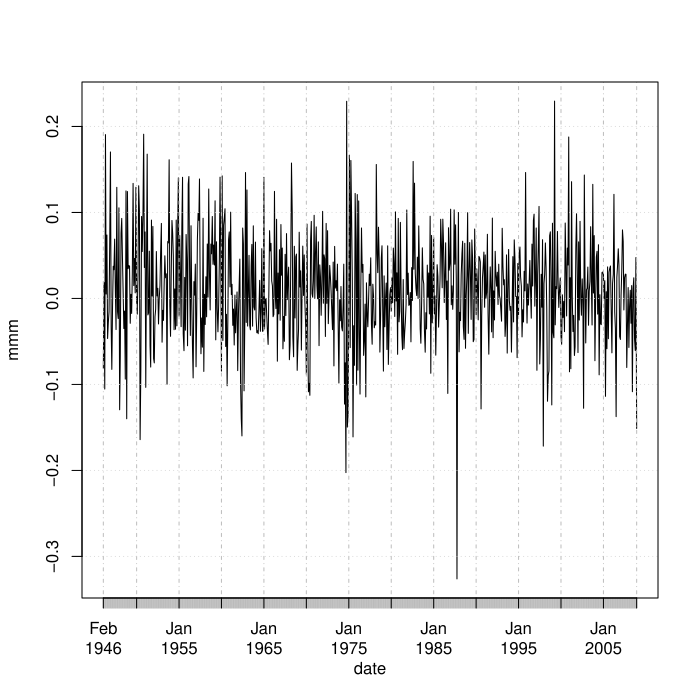

Generate this figure with R:
#
# Copyright (c) 2015 by Yuchao Zhao, Xiaoye Meng.
#
# This program is free software: you can redistribute it and/or modify
# it under the terms of the GNU General Public License as published by
# the Free Software Foundation, either version 3 of the License, or
# (at your option) any later version.
#
# This program is distributed in the hope that it will be useful,
# but WITHOUT ANY WARRANTY; without even the implied warranty of
# MERCHANTABILITY or FITNESS FOR A PARTICULAR PURPOSE.  See the
# GNU General Public License for more details.
#
# You should have received a copy of the GNU General Public License
# along with this program.  If not, see <http://www.gnu.org/licenses/>.
#

require(xts)
require(fGarch)
require(rugarch)

da = read.table("data/m-3m4608.txt", header = T)
mmm = log(1 + da[, 2])
plot(xts(mmm, order.by = as.Date(paste(substr(da[, 1], 1, 4), substr(da[, 1], 5, 6), substring(da[, 1], 7),
	sep = '-'))), type = 'l', main = '', xlab = 'date', ylab = 'mmm')
Box.test(mmm,     lag = 12, type = 'Ljung')
Box.test(mmm ^ 2, lag = 6,  type = 'Ljung')
Box.test(mmm ^ 2, lag = 12, type = 'Ljung')
pacf(mmm ^ 2)
m1 = garchFit(~ arma(0, 0) + garch(2, 0), data = mmm, trace = F)
summary(m1)
mmma = mmm[1:750]
m2 = garchFit(~ arma(0, 0) + garch(2, 0), data = mmma, trace = F)
summary(m2)
predict(m2, 5)
m3 = ugarchfit(ugarchspec(variance.model = list(model = "sGARCH", garchOrder = c(2, 0)),
	mean.model = list(armaOrder = c(0, 0), archm = T)), mmm)
show(m3)
m4 = ugarchfit(ugarchspec(variance.model = list(model = "eGARCH", garchOrder = c(1, 1)),
	mean.model = list(armaOrder = c(0, 0))), mmma)
show(m4)
ugarchforecast(m4, n.ahead = 5)
